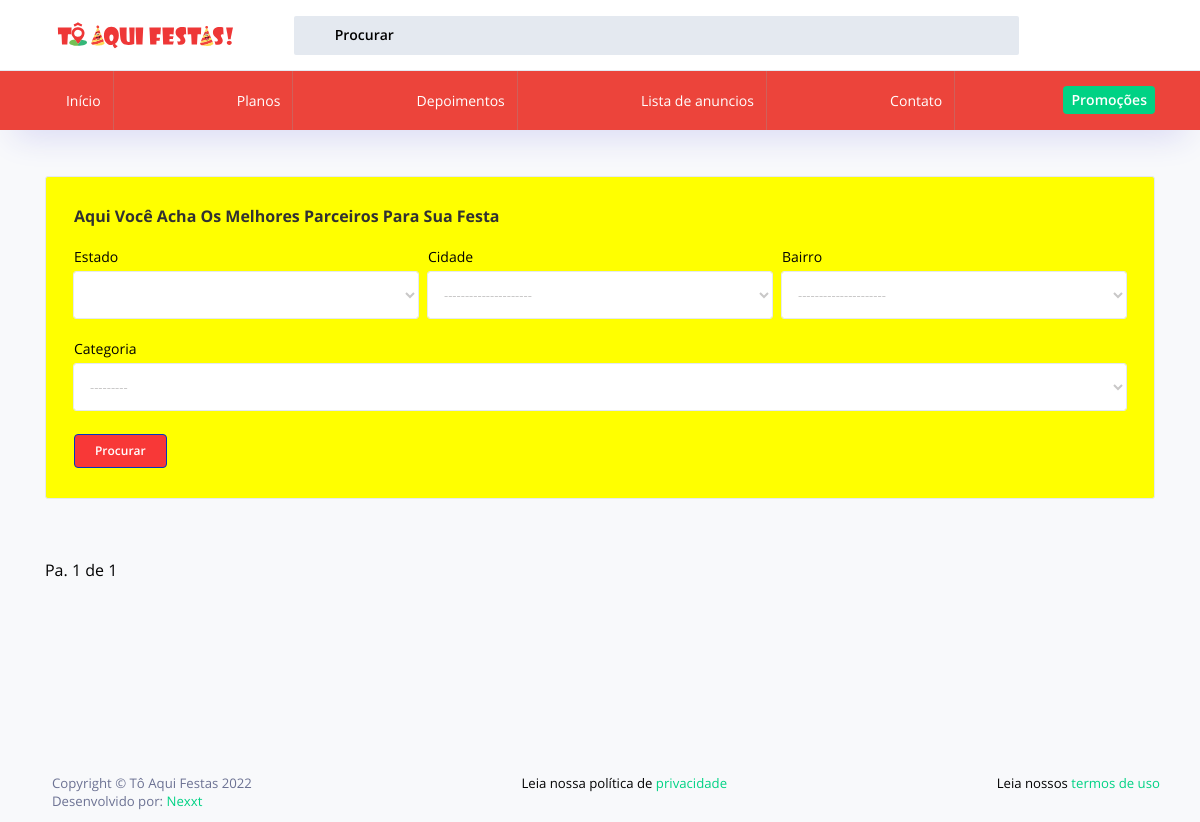
The app's page /lista-de-promocoes/, older data.
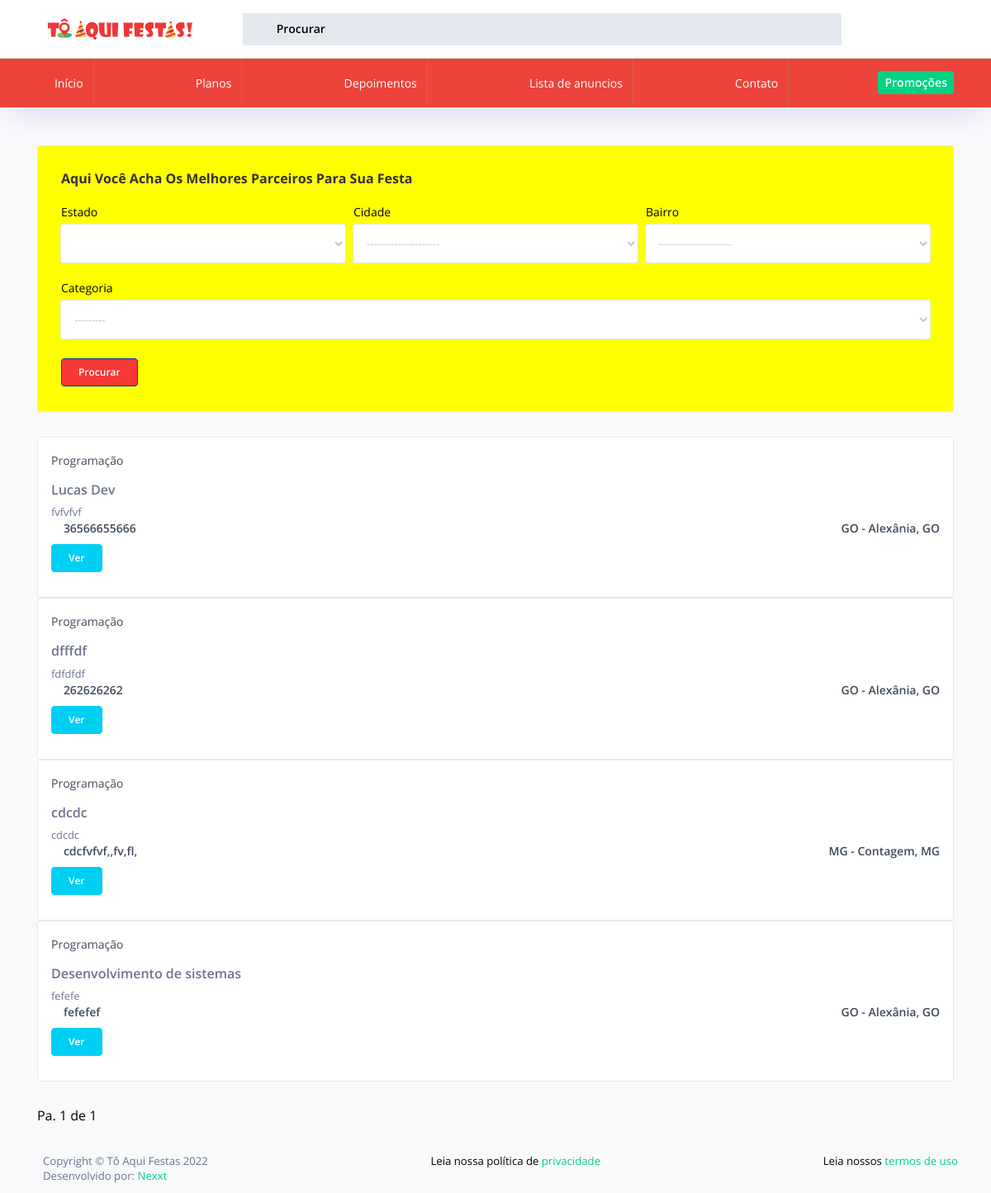
The same page, newer data.
### home/models.py (models this page shows, shortened)
class Anuncios(models.Model):
    criado = models.DateTimeField(auto_now_add=True)
    modificado = models.DateTimeField(auto_now=True)
    imagem_01 = StdImageField('Imagem 01', default='exemple.jpg', upload_to='Anuncios', null=True, blank=True)
    imagem_02 = StdImageField('Imagem 02', default='exemple.jpg', upload_to='Anuncios', null=True, blank=True)
    imagem_03 = StdImageField('Imagem 03', default='exemple.jpg', upload_to='Anuncios', null=True, blank=True)
    titulo = models.CharField('Nome do anúncio', max_length=255)
    slug = models.SlugField(max_length=255, unique=True, null=True, blank=True)
    descricao = RichTextField('Descrição', )
    endereco = models.CharField('Endereço', max_length=255)
    cep = models.CharField('CEP', max_length=255)
    estado = models.CharField('Estado', max_length=55, choices=STATE_CHOICES)
    cidade = models.ForeignKey(City, on_delete=models.CASCADE)
    bairro = models.ForeignKey(District, on_delete=models.CASCADE)
    categoria = models.ForeignKey(Categorias, on_delete=models.CASCADE)
    telefone = models.CharField('Telefone', max_length=255)
    email = models.EmailField('E-mail', max_length=255, null=True, blank=True)
    link_facebook = models.URLField('Link Facebook', null=True, blank=True)
    link_instagram = models.URLField('Link Instagram', null=True, blank=True)
    google_maps = models.TextField('Google maps', null=True, blank=True)
    publicado = models.BooleanField(default=True)
    promocao = models.BooleanField(default=False)
    class Meta:
        verbose_name = 'Anuncio'
        verbose_name_plural = 'Anuncios'
    def get_absolute_url(self):
        return reverse('detalhes-do-anuncio', kwargs={'slug': self.slug})

class Categorias(models.Model):
    criado = models.DateTimeField(auto_now_add=True)
    modificado = models.DateTimeField(auto_now=True)
    imagem = StdImageField('Imagem', upload_to='Categorias', variations={'thumb': {'width': 351, 'height': 215, 'crop': True }})
    nome = models.CharField('Nome da categoria', max_length=255)
    class Meta:
        verbose_name = 'Categoria'
        verbose_name_plural = 'Categorias'
    def __str__(self):
        return self.nome

class City(models.Model):
    name = models.CharField('cidade', max_length=100)
    uf = models.CharField('UF', max_length=2, choices=STATE_CHOICES)
    def __str__(self):
        return f'{self.name}, {self.uf}'
    class Meta:
        ordering = ('name',)
        verbose_name = 'cidade'
        verbose_name_plural = 'cidades'

### home/views.py (the view)
# urls.py: path('lista-de-promocoes/', listaDePromocoes, name='lista-de-promocoes'),
def listaDePromocoes(request):
    context = {}
    context['form'] = StateForm
    filtered_promocoes = AnuncioFilter(
        request.GET,
        queryset=Anuncios.objects.all().filter(publicado=True, promocao=True)
    )
    context['filtered_promocoes'] = filtered_promocoes
    paginated_filtered_promocoes = Paginator(filtered_promocoes.qs, 10)
    page_number = request.GET.get('page')
    promocoes_page_obj = paginated_filtered_promocoes.get_page(page_number)
    context['promocoes_page_obj'] = promocoes_page_obj
    return render(request, 'lista-de-promocoes.html', context)

### home/templates/lista-de-promocoes.html (shortened to what the changed rows need)
{% load static %} {% load widget_tweaks %} {% load home_extras %}
<!DOCTYPE html>
<html lang="en">
<head>
    {% include 'includes/css.html' %}
</head>
<body>
    <div class="container-scroller">
        <div class="container-fluid page-body-wrapper">
            <div class="main-panel">
                <div class="content-wrapper pb-0">
                    {% for promocao in promocoes_page_obj %}
                    <div class="card">
                        <div class="card-body p-0">
                        </div>
                        <div class="card-body px-3 text-dark">
                            <div class="d-flex justify-content-between">
                                <p>{{ promocao.categoria }}</p>
                                <i class="mdi mdi-heart-outline"></i>
                            </div>
                            <h5 class="d-block text-muted">{{ promocao.titulo }}</h5>
                            <small class="d-block text-muted">{{ promocao.endereco }}
                        </small>
                            <div class="d-flex justify-content-between font-weight-semibold">
                                <p class="mb-0">
                                    <i class="mdi mdi-cellphone star-color pr-1"></i>{{ promocao.telefone }}</p>
                                <p class="mb-0">{{ promocao.estado }} - {{ promocao.cidade }} </p>
                            </div>
                            <a href="{{ promocao.get_absolute_url }}" class="btn btn-info">Ver</a>
                        </div>
                    </div>
                    {% endfor %}
                </div>
            </div>
        </div>
    </div>
</body>
</html>

Row changes from the older to the newer data that the page shows:
added Anuncios: categoria "Programação", titulo "Lucas Dev", endereco "fvfvfvf", telefone "36566655666", estado "GO", cidade "Alexânia, GO"
added Anuncios: categoria "Programação", titulo "dfffdf", endereco "fdfdfdf", telefone "262626262", estado "GO", cidade "Alexânia, GO"
added Anuncios: categoria "Programação", titulo "cdcdc", endereco "cdcdc", telefone "cdcfvfvf,,fv,fl,", estado "MG", cidade "Contagem, MG"
added Anuncios: categoria "Programação", titulo "Desenvolvimento de sistemas", endereco "fefefe", telefone "fefefef", estado "GO", cidade "Alexânia, GO"
